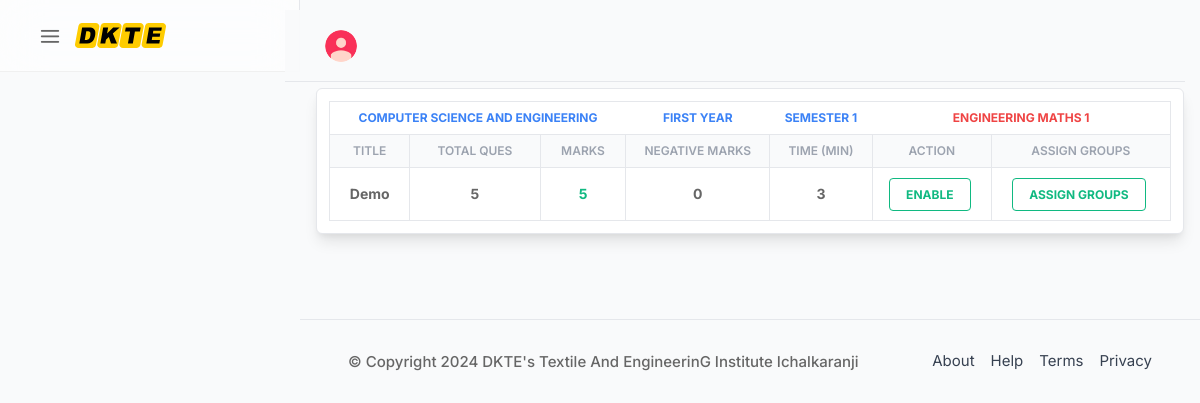
The page /institute-section/testdetails.php?test_id=T61e93eb43c25d (signed in) on the database its author committed.
### tables this page shows
CREATE TABLE `departments` (
  `id` int(10) NOT NULL,
  `dept_id` varchar(250) NOT NULL,
  `dept_name` varchar(250) NOT NULL
);

CREATE TABLE `class_years` (
  `id` int(10) NOT NULL,
  `year_id` varchar(250) NOT NULL,
  `year_name` varchar(250) NOT NULL
);

CREATE TABLE `semesters` (
  `id` int(10) NOT NULL,
  `sem_id` varchar(100) NOT NULL,
  `sem_name` varchar(250) NOT NULL
);

CREATE TABLE `subjects` (
  `id` int(10) NOT NULL,
  `subject_id` varchar(100) NOT NULL,
  `dept_id` varchar(100) NOT NULL,
  `year_id` varchar(100) NOT NULL,
  `sem_id` varchar(100) NOT NULL,
  `subject_name` varchar(250) NOT NULL
);

CREATE TABLE `testdetails` (
  `id` int(10) NOT NULL,
  `eid` varchar(100) NOT NULL,
  `dept_id` varchar(100) NOT NULL,
  `year_id` varchar(100) NOT NULL,
  `sem_id` varchar(100) NOT NULL,
  `subject_id` varchar(100) NOT NULL,
  `title` varchar(500) NOT NULL,
  `correct` varchar(100) NOT NULL,
  `wrong` varchar(100) NOT NULL,
  `total` varchar(100) NOT NULL,
  `time` varchar(100) NOT NULL,
  `date` varchar(250) NOT NULL,
  `status` varchar(50) NOT NULL,
  `subjective` varchar(4) NOT NULL,
  `submark` varchar(4) NOT NULL,
  `grp_id` varchar(100) NOT NULL
);

### institute-section/testdetails.php (the view, shortened to what this page needs)
<?php
include("connection.php");
$tid = $_GET['test_id'];
$query = "SELECT * FROM testdetails WHERE eid='$tid'";
$results = $db->query($query);
$rows = $results->fetch_array();
$n = $rows['total'];
$dept = $rows['dept_id'];
$year = $rows['year_id'];
$sem = $rows['sem_id'];
$subject = $rows['subject_id'];
$title = $rows['title'];
$correct = $rows['correct'];
$wrong = $rows['wrong'];
$time = $rows['time'];
$statusT = $rows['status'];
$sqld = "SELECT dept_name FROM departments WHERE dept_id = '$dept' ";
$sql_rund = $db->query($sqld);
$rowsd = $sql_rund->fetch_assoc();
$dn = $rowsd['dept_name'];
$sqly = "SELECT year_name FROM class_years WHERE  year_id = '$year' ";
$sql_runy = $db->query($sqly);
$rowsy = $sql_runy->fetch_assoc();
$yn = $rowsy['year_name'];
$sqls = "SELECT sem_name FROM semesters WHERE sem_id = '$sem' ";
$sql_runs = $db->query($sqls);
$rowss = $sql_runs->fetch_assoc();
$sn = $rowss['sem_name'];
$sqlsub = "SELECT subject_name FROM subjects WHERE subject_id = '$subject'";
$sql_run = $db->query($sqlsub);
$rows = $sql_run->fetch_assoc();
$subname = $rows['subject_name'];
?>
<!DOCTYPE html>
<html lang="en">
<head>
    <?php include("css.php"); ?>
    <link rel="stylesheet" href="../assets/css/pjms.css">
</head>
<body>
    <div id="wrapper" class="is-verticle">
        <?php include("header.php"); ?>
        <div class="main_content">
            <div class="m-4">
                <div class="">
                    <div class="mt-4 w-full mx-auto bg-white shadow-lg rounded-md border border-gray-200">
                        <div class="p-3">
                            <div class="overflow-x-auto no-scrollbar">
                                <table class="table-auto w-full no-scrollbar border">
                                    <thead class="text-xs font-semibold uppercase text-gray-400 ">
                                        <tr>
                                            <th colspan="3" class="p-2 whitespace-nowrap ">
                                                <div class="text-center text-blue-500 font-bold"><?php echo $dn ?></div>
                                            </th>
                                            <th class="p-2 whitespace-nowrap ">
                                                <div class="text-center text-blue-500 font-bold"><?php echo $yn ?></div>
                                            </th>
                                            <th class="p-2 whitespace-nowrap ">
                                                <div class="text-center text-blue-500 font-bold"><?php echo $sn ?></div>
                                            </th>
                                            <th colspan="2" class="p-2 whitespace-nowrap ">
                                                <div class="text-center text-red-500 font-bold"><?php echo $subname ?></div>
                                            </th>
                                        </tr>
                                        <tr class="bg-gray-50">
                                            <th class="p-2 whitespace-nowrap border">
                                                <div class="font-semibold text-center">Title</div>
                                            </th>
                                            <th class="p-2 whitespace-nowrap border">
                                                <div class="font-semibold text-center">Total Ques</div>
                                            </th>
                                            <th class="p-2 whitespace-nowrap border">
                                                <div class="font-semibold text-center">Marks</div>
                                            </th>
                                            <th class="p-2 whitespace-nowrap border">
                                                <div class="font-semibold text-center">negative marks </div>
                                            </th>
                                            <th class="p-2 whitespace-nowrap border">
                                                <div class="font-semibold text-center">Time (min) </div>
                                            </th>
                                            <th class="p-2 whitespace-nowrap border">
                                                <div class="font-semibold text-center">Action</div>
                                            </th>
                                            <th class="p-2 whitespace-nowrap border">
                                                <div class="font-semibold text-center">Assign Groups</div>
                                            </th>
                                        </tr>
                                    </thead>
                                    <tbody class="text-sm divide-y divide-gray-100 border">
                                        <tr>
                                            <td class="p-2 whitespace-nowrap border py-4">
                                                <div class="text-center font-bold"><?php echo $title ?></div>
                                            </td>
                                            <td class="p-2 whitespace-nowrap border py-4">
                                                <div class="text-center font-bold"><?php echo $n ?></div>
                                            </td>
                                            <td class="p-2 whitespace-nowrap border">
                                                <div class="text-center text-green-500 font-bold"><?php echo $correct * $n ?></div>
                                            </td>
                                            <td class="p-2 whitespace-nowrap border">
                                                <div class="text-center font-bold"><?php echo $wrong ?></div>
                                            </td>
                                            <td class="p-2 whitespace-nowrap border">
                                                <div class="text-center font-bold"><?php echo $time ?></div>
                                            </td>
                                            <td class="p-2 whitespace-nowrap border" id="en-db-<?php echo $tid  ?>">
                                                <?php
                                                if ($statusT  == "enabled") {
                                                ?>
                                                    <div class="text-center"><span onclick="disable('<?php echo $tid;  ?>')" class="text-yellow-500 bg-transparent border border-solid border-yellow-500 hover:bg-yellow-500 hover:text-white active:bg-yellow-600 font-bold uppercase text-xs px-4 py-2 rounded outline-none focus:outline-none mr-1 mb-1 ease-linear transition-all duration-150">Disable</span></div>
                                                <?php } else { ?>
                                                    <div class="text-center"><span onclick="enable('<?php echo $tid  ?>')" class="text-green-500 bg-transparent border border-solid border-green-500 hover:bg-green-500 hover:text-white active:bg-green-600 font-bold uppercase text-xs px-4 py-2 rounded outline-none focus:outline-none mr-1 mb-1 ease-linear transition-all duration-150">Enable</span></div>
                                                <?php } ?>
                                            </td>
                                            <td class="p-2 whitespace-nowrap border">
                                                <div class="text-center"><a href="" uk-toggle="target: #modal-close-default" id="as_std" class="text-green-500 bg-transparent border border-solid border-green-500 hover:bg-green-500 hover:text-white active:bg-green-600 font-bold uppercase text-xs px-4 py-2 rounded outline-none focus:outline-none mr-1 mb-1 ease-linear transition-all duration-150">Assign Groups</a></div>
                                            </td>
                                        </tr>
                                    </tbody>
                                </table>
                            </div>
                        </div>
                    </div>
                    <br>
                    <br>
                </div>
            </div>
            <?php include("footer.php"); ?>
        </div>
    </div>
</body>
</html>

### rows shown on the page
departments: dept_name "COMPUTER SCIENCE AND ENGINEERING"
class_years: year_name "FIRST YEAR"
semesters: sem_name "SEMESTER 1"
subjects: subject_name "ENGINEERING MATHS 1"
testdetails: title "Demo", total "5", $correct*$n "5", wrong "0", time "3"

### other values the page prints
$college "DKTE's Textile And EngineerinG Institute Ichalkaranji"
